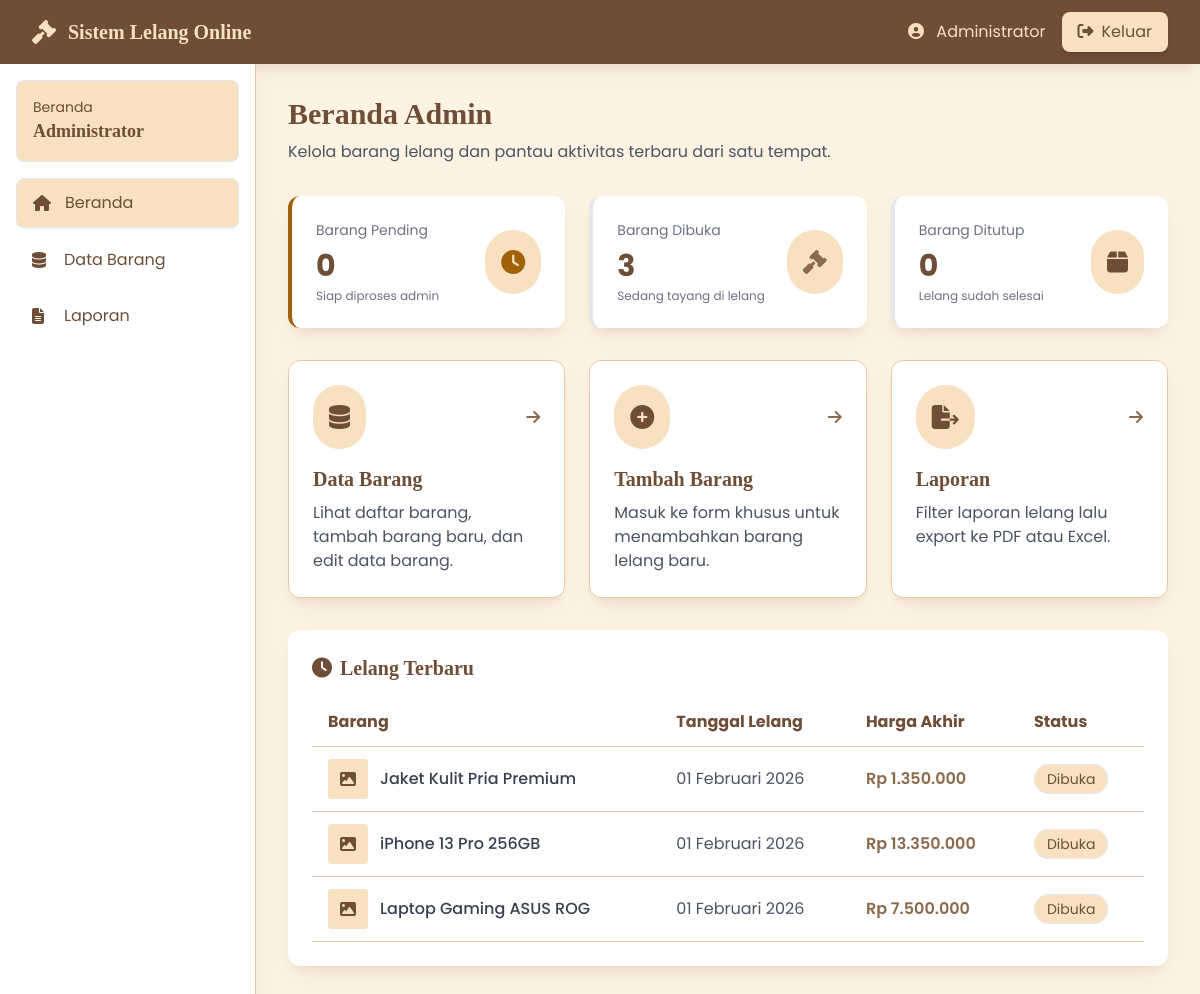
Screenshot of /admin/dashboard.php (signed in) with the database file from the repository.
### tables this page shows
CREATE TABLE tb_lelang (
    id_lelang INT(11) PRIMARY KEY AUTO_INCREMENT,
    id_barang INT(11) NOT NULL,
    tgl_lelang DATE NOT NULL,
    harga_akhir DECIMAL(15,2) DEFAULT 0,
    id_user INT(11),
    id_petugas INT(11),
    status ENUM('dibuka', 'ditutup') DEFAULT 'dibuka',
    created_at TIMESTAMP DEFAULT CURRENT_TIMESTAMP,
    FOREIGN KEY (id_barang) REFERENCES tb_barang(id_barang),
    FOREIGN KEY (id_user) REFERENCES tb_user(id_user),
    FOREIGN KEY (id_petugas) REFERENCES tb_user(id_user)
);

CREATE TABLE tb_barang (
    id_barang INT(11) PRIMARY KEY AUTO_INCREMENT,
    nama_barang VARCHAR(100) NOT NULL,
    tgl VARCHAR(20) NOT NULL,
    harga_awal DECIMAL(15,2) NOT NULL,
    deskripsi_barang TEXT,
    gambar VARCHAR(255),
    status_barang ENUM('pending', 'dibuka', 'ditutup') DEFAULT 'pending',
    created_at TIMESTAMP DEFAULT CURRENT_TIMESTAMP
);

### config/config.php (called while the page is built, shortened)
<?php
function formatRupiah($angka) {
    return 'Rp ' . number_format($angka, 0, ',', '.');
}
function formatTanggal($tanggal) {
    $bulan = array(
        1 => 'Januari', 'Februari', 'Maret', 'April', 'Mei', 'Juni',
        'Juli', 'Agustus', 'September', 'Oktober', 'November', 'Desember'
    );
    $pecah = explode('-', $tanggal);
    return $pecah[2] . ' ' . $bulan[(int)$pecah[1]] . ' ' . $pecah[0];
}
?>

### admin/dashboard.php (the view, shortened to what this page needs)
<?php
require_once('../config/config.php');
$barang_pending = mysqli_fetch_assoc(mysqli_query($conn, "SELECT COUNT(*) AS total FROM tb_barang WHERE status_barang = 'pending'"))['total'];
$barang_dibuka = mysqli_fetch_assoc(mysqli_query($conn, "SELECT COUNT(*) AS total FROM tb_barang WHERE status_barang = 'dibuka'"))['total'];
$barang_ditutup = mysqli_fetch_assoc(mysqli_query($conn, "SELECT COUNT(*) AS total FROM tb_barang WHERE status_barang = 'ditutup'"))['total'];
$recent_lelang = mysqli_query(
    $conn,
    "SELECT l.*, b.nama_barang, b.gambar
     FROM tb_lelang l
     JOIN tb_barang b ON l.id_barang = b.id_barang
     ORDER BY l.id_lelang DESC
     LIMIT 5"
);
?>
<!DOCTYPE html>
<html lang="id">
<head>
    <script src="https://cdn.tailwindcss.com"></script>
    <link rel="stylesheet" href="https://cdnjs.cloudflare.com/ajax/libs/font-awesome/6.4.0/css/all.min.css">
</head>
<body class="bg-biscuit-light">
    <nav class="bg-coffee shadow-warm">
        <div class="max-w-7xl mx-auto px-4 sm:px-6 lg:px-8">
            <div class="flex justify-between h-16">
                <div class="flex items-center">
                    <i class="fas fa-gavel text-biscuit text-2xl mr-3"></i>
                    <span class="text-biscuit text-xl font-bold font-serif">Sistem Lelang Online</span>
                </div>
                <div class="flex items-center space-x-4">
                    <span class="text-biscuit">
                        <i class="fas fa-user-circle mr-2"></i>
                        <?php echo htmlspecialchars($_SESSION['nama_lengkap']); ?>
                    </span>
                    <a href="../auth/logout.php" class="bg-biscuit text-coffee px-4 py-2 rounded-lg transition duration-200 shadow-md hover:bg-biscuit-dark">
                        <i class="fas fa-sign-out-alt mr-2"></i>Keluar
                    </a>
                </div>
            </div>
        </div>
    </nav>
    <div class="flex">
        <aside class="w-64 bg-white shadow-warm min-h-screen border-r border-biscuit">
            <div class="p-4">
                <div class="bg-biscuit rounded-lg p-4 mb-4 border border-biscuit-dark">
                    <p class="text-sm text-coffee">Beranda</p>
                    <p class="text-lg font-bold text-coffee font-serif">Administrator</p>
                </div>
                <nav class="space-y-2">
                    <a href="dashboard.php" class="flex items-center px-4 py-3 bg-biscuit text-coffee rounded-lg shadow-sm border border-biscuit-dark">
                        <i class="fas fa-home w-5"></i>
                        <span class="ml-3">Beranda</span>
                    </a>
                    <a href="data_barang.php" class="flex items-center px-4 py-3 text-coffee hover:bg-biscuit rounded-lg transition duration-200">
                        <i class="fas fa-database w-5"></i>
                        <span class="ml-3">Data Barang</span>
                    </a>
                    <a href="laporan.php" class="flex items-center px-4 py-3 text-coffee hover:bg-biscuit rounded-lg transition duration-200">
                        <i class="fas fa-file-alt w-5"></i>
                        <span class="ml-3">Laporan</span>
                    </a>
                </nav>
            </div>
        </aside>
        <main class="flex-1 p-8">
            <div class="mb-8">
                <h1 class="text-3xl font-bold text-coffee mb-2 font-serif">Beranda Admin</h1>
                <p class="text-gray-600">Kelola barang lelang dan pantau aktivitas terbaru dari satu tempat.</p>
            </div>
            <div class="grid grid-cols-1 md:grid-cols-3 gap-6 mb-8">
                <div class="bg-white rounded-xl shadow-warm p-6 border-l-4 border-yellow-700">
                    <div class="flex items-center justify-between">
                        <div>
                            <p class="text-gray-500 text-sm">Barang Pending</p>
                            <p class="text-3xl font-bold text-coffee mt-2"><?php echo $barang_pending; ?></p>
                            <p class="text-xs text-gray-500 mt-1">Siap diproses admin</p>
                        </div>
                        <div class="bg-biscuit p-4 rounded-full">
                            <i class="fas fa-clock text-yellow-700 text-2xl"></i>
                        </div>
                    </div>
                </div>
                <div class="bg-white rounded-xl shadow-warm p-6 border-l-4 border-coffee-light">
                    <div class="flex items-center justify-between">
                        <div>
                            <p class="text-gray-500 text-sm">Barang Dibuka</p>
                            <p class="text-3xl font-bold text-coffee mt-2"><?php echo $barang_dibuka; ?></p>
                            <p class="text-xs text-gray-500 mt-1">Sedang tayang di lelang</p>
                        </div>
                        <div class="bg-biscuit p-4 rounded-full">
                            <i class="fas fa-gavel text-coffee-light text-2xl"></i>
                        </div>
                    </div>
                </div>
                <div class="bg-white rounded-xl shadow-warm p-6 border-l-4 border-coffee">
                    <div class="flex items-center justify-between">
                        <div>
                            <p class="text-gray-500 text-sm">Barang Ditutup</p>
                            <p class="text-3xl font-bold text-coffee mt-2"><?php echo $barang_ditutup; ?></p>
                            <p class="text-xs text-gray-500 mt-1">Lelang sudah selesai</p>
                        </div>
                        <div class="bg-biscuit p-4 rounded-full">
                            <i class="fas fa-box text-coffee text-2xl"></i>
                        </div>
                    </div>
                </div>
            </div>
            <div class="grid grid-cols-1 lg:grid-cols-3 gap-6 mb-8">
                <a href="data_barang.php" class="bg-white rounded-xl shadow-warm p-6 border border-biscuit hover:-translate-y-1 transition duration-200">
                    <div class="flex items-center justify-between mb-4">
                        <div class="bg-biscuit p-4 rounded-full">
                            <i class="fas fa-database text-coffee text-2xl"></i>
                        </div>
                        <i class="fas fa-arrow-right text-coffee-light"></i>
                    </div>
                    <h2 class="text-xl font-bold text-coffee font-serif mb-2">Data Barang</h2>
                    <p class="text-gray-600">Lihat daftar barang, tambah barang baru, dan edit data barang.</p>
                </a>
                <a href="barang_form.php" class="bg-white rounded-xl shadow-warm p-6 border border-biscuit hover:-translate-y-1 transition duration-200">
                    <div class="flex items-center justify-between mb-4">
                        <div class="bg-biscuit p-4 rounded-full">
                            <i class="fas fa-plus-circle text-coffee text-2xl"></i>
                        </div>
                        <i class="fas fa-arrow-right text-coffee-light"></i>
                    </div>
                    <h2 class="text-xl font-bold text-coffee font-serif mb-2">Tambah Barang</h2>
                    <p class="text-gray-600">Masuk ke form khusus untuk menambahkan barang lelang baru.</p>
                </a>
                <a href="laporan.php" class="bg-white rounded-xl shadow-warm p-6 border border-biscuit hover:-translate-y-1 transition duration-200">
                    <div class="flex items-center justify-between mb-4">
                        <div class="bg-biscuit p-4 rounded-full">
                            <i class="fas fa-file-export text-coffee text-2xl"></i>
                        </div>
                        <i class="fas fa-arrow-right text-coffee-light"></i>
                    </div>
                    <h2 class="text-xl font-bold text-coffee font-serif mb-2">Laporan</h2>
                    <p class="text-gray-600">Filter laporan lelang lalu export ke PDF atau Excel.</p>
                </a>
            </div>
            <div class="bg-white rounded-xl shadow-warm p-6">
                <div class="flex items-center justify-between mb-4">
                    <h2 class="text-xl font-bold text-coffee font-serif">
                        <i class="fas fa-clock mr-2"></i>Lelang Terbaru
                    </h2>
                </div>
                <div class="overflow-x-auto">
                    <table class="w-full">
                        <thead>
                            <tr class="border-b border-biscuit">
                                <th class="text-left py-3 px-4 text-coffee">Barang</th>
                                <th class="text-left py-3 px-4 text-coffee">Tanggal Lelang</th>
                                <th class="text-left py-3 px-4 text-coffee">Harga Akhir</th>
                                <th class="text-left py-3 px-4 text-coffee">Status</th>
                            </tr>
                        </thead>
                        <tbody>
                            <?php while ($row = mysqli_fetch_assoc($recent_lelang)): ?>
                            <tr class="border-b border-biscuit hover:bg-biscuit transition duration-200">
                                <td class="py-3 px-4">
                                    <div class="flex items-center">
                                        <div class="w-10 h-10 bg-biscuit rounded mr-3 flex items-center justify-center overflow-hidden">
                                            <?php if (!empty($row['gambar']) && file_exists('../uploads/barang/' . $row['gambar'])): ?>
                                                <img src="../uploads/barang/<?php echo htmlspecialchars($row['gambar']); ?>" alt="<?php echo htmlspecialchars($row['nama_barang']); ?>" class="w-full h-full object-cover">
                                            <?php else: ?>
                                                <i class="fas fa-image text-coffee"></i>
                                            <?php endif; ?>
                                        </div>
                                        <span class="font-medium text-gray-700"><?php echo htmlspecialchars($row['nama_barang']); ?></span>
                                    </div>
                                </td>
                                <td class="py-3 px-4 text-gray-600"><?php echo formatTanggal($row['tgl_lelang']); ?></td>
                                <td class="py-3 px-4 font-semibold text-coffee-light"><?php echo formatRupiah($row['harga_akhir']); ?></td>
                                <td class="py-3 px-4">
                                    <?php if ($row['status'] === 'dibuka'): ?>
                                        <span class="px-3 py-1 bg-biscuit text-coffee rounded-full text-sm border border-biscuit-dark">Dibuka</span>
                                    <?php else: ?>
                                        <span class="px-3 py-1 bg-gray-100 text-gray-600 rounded-full text-sm">Ditutup</span>
                                    <?php endif; ?>
                                </td>
                            </tr>
                            <?php endwhile; ?>
                        </tbody>
                    </table>
                </div>
            </div>
        </main>
    </div>
</body>
</html>

### admin/dashboard.php (style rules this page uses)
* { font-family: 'Poppins', sans-serif; }
h1, h2, h3, h4, h5, h6, .font-serif { font-family: 'Playfair Display', serif; }
.bg-coffee { background-color: #6F4E37; }
.bg-biscuit { background-color: #F7E1C0; }
.bg-biscuit-light { background-color: #FEF3E2; }
.text-coffee { color: #6F4E37; }
.text-coffee-light { color: #8B6B4D; }
.text-biscuit { color: #F7E1C0; }
.border-biscuit { border-color: #E5C9A8; }
.shadow-warm { box-shadow: 0 10px 25px -5px rgba(111, 78, 55, 0.1), 0 8px 10px -6px rgba(111, 78, 55, 0.1); }

### rows the page displays
tb_lelang: id_barang.nama_barang "Jaket Kulit Pria Premium", tgl_lelang "01 Februari 2026", harga_akhir "Rp 1.350.000", status "Dibuka"
tb_lelang: id_barang.nama_barang "iPhone 13 Pro 256GB", tgl_lelang "01 Februari 2026", harga_akhir "Rp 13.350.000", status "Dibuka"
tb_lelang: id_barang.nama_barang "Laptop Gaming ASUS ROG", tgl_lelang "01 Februari 2026", harga_akhir "Rp 7.500.000", status "Dibuka"

### other values shown
$_SESSION['nama_lengkap'] "Administrator"
$barang_pending "0"
$barang_dibuka "3"
$barang_ditutup "0"
